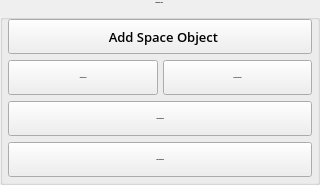
         <widget class="QGroupBox" name="operatingMode_groupBox_9">
          <property name="enabled">
           <bool>true</bool>
          </property>
          <property name="sizePolicy">
           <sizepolicy hsizetype="Fixed" vsizetype="Fixed">
            <horstretch>0</horstretch>
            <verstretch>0</verstretch>
           </sizepolicy>
          </property>
          <property name="minimumSize">
           <size>
            <width>320</width>
            <height>0</height>
           </size>
          </property>
          <property name="maximumSize">
           <size>
            <width>320</width>
            <height>16777215</height>
           </size>
          </property>
          <property name="font">
           <font>
            <family>Open Sans Extrabold</family>
            <pointsize>-1</pointsize>
            <weight>50</weight>
            <italic>false</italic>
            <bold>false</bold>
           </font>
          </property>
          <property name="cursor">
           <cursorShape>ArrowCursor</cursorShape>
          </property>
          <property name="autoFillBackground">
           <bool>false</bool>
          </property>
          <property name="styleSheet">
           <string notr="true"/>
          </property>
          <property name="inputMethodHints">
           <set>Qt::ImhNone</set>
          </property>
          <property name="title">
           <string> Database Tools  </string>
          </property>
          <property name="alignment">
           <set>Qt::AlignHCenter|Qt::AlignTop</set>
          </property>
          <property name="flat">
           <bool>false</bool>
          </property>
          <layout class="QVBoxLayout" name="verticalLayout_7">
           <property name="spacing">
            <number>6</number>
           </property>
           <property name="sizeConstraint">
            <enum>QLayout::SetDefaultConstraint</enum>
           </property>
           <property name="leftMargin">
            <number>5</number>
           </property>
           <property name="topMargin">
            <number>10</number>
           </property>
           <property name="rightMargin">
            <number>5</number>
           </property>
           <property name="bottomMargin">
            <number>5</number>
           </property>
           <item>
            <widget class="QPushButton" name="pb_addspaceobject">
             <property name="enabled">
              <bool>true</bool>
             </property>
             <property name="sizePolicy">
              <sizepolicy hsizetype="Expanding" vsizetype="Fixed">
               <horstretch>1</horstretch>
               <verstretch>0</verstretch>
              </sizepolicy>
             </property>
             <property name="minimumSize">
              <size>
               <width>8</width>
               <height>35</height>
              </size>
             </property>
             <property name="font">
              <font>
               <family>Open Sans Semibold</family>
               <pointsize>10</pointsize>
               <weight>50</weight>
               <italic>false</italic>
               <bold>false</bold>
              </font>
             </property>
             <property name="cursor">
              <cursorShape>PointingHandCursor</cursorShape>
             </property>
             <property name="accessibleName">
              <string>ButtonLilac</string>
             </property>
             <property name="text">
              <string>  Add Space Object</string>
             </property>
             <property name="icon">
              <iconset resource="../SP_Core/resources/common_resources.qrc">
               <normaloff>:/icons/round_plus_icon&amp;48.png</normaloff>:/icons/round_plus_icon&amp;48.png</iconset>
             </property>
            </widget>
           </item>
           <item>
            <layout class="QHBoxLayout" name="horizontalLayout_17">
             <property name="spacing">
              <number>5</number>
             </property>
             <property name="topMargin">
              <number>0</number>
             </property>
             <property name="rightMargin">
              <number>0</number>
             </property>
             <item>
              <widget class="QPushButton" name="pb_editspaceobject">
               <property name="sizePolicy">
                <sizepolicy hsizetype="Expanding" vsizetype="Fixed">
                 <horstretch>1</horstretch>
                 <verstretch>0</verstretch>
                </sizepolicy>
               </property>
               <property name="minimumSize">
                <size>
                 <width>0</width>
                 <height>35</height>
                </size>
               </property>
               <property name="cursor">
                <cursorShape>PointingHandCursor</cursorShape>
               </property>
               <property name="accessibleName">
                <string>ButtonLilac</string>
               </property>
               <property name="text">
                <string> Edit Selected</string>
               </property>
               <property name="icon">
                <iconset resource="../SP_Core/resources/common_resources.qrc">
                 <normaloff>:/icons/doc_edit_icon&amp;48.png</normaloff>:/icons/doc_edit_icon&amp;48.png</iconset>
               </property>
              </widget>
             </item>
             <item>
              <widget class="QPushButton" name="pb_removespaceobject">
               <property name="sizePolicy">
                <sizepolicy hsizetype="Expanding" vsizetype="Fixed">
                 <horstretch>1</horstretch>
                 <verstretch>0</verstretch>
                </sizepolicy>
               </property>
               <property name="minimumSize">
                <size>
                 <width>0</width>
                 <height>35</height>
                </size>
               </property>
               <property name="cursor">
                <cursorShape>PointingHandCursor</cursorShape>
               </property>
               <property name="accessibleName">
                <string>ButtonRed</string>
               </property>
               <property name="text">
                <string> Delete Selected</string>
               </property>
               <property name="icon">
                <iconset resource="../SP_Core/resources/common_resources.qrc">
                 <normaloff>:/icons/round_delete_icon&amp;48.png</normaloff>:/icons/round_delete_icon&amp;48.png</iconset>
               </property>
              </widget>
             </item>
            </layout>
           </item>
           <item>
            <widget class="QPushButton" name="pb_loadobjectmaster">
             <property name="sizePolicy">
              <sizepolicy hsizetype="Expanding" vsizetype="Fixed">
               <horstretch>1</horstretch>
               <verstretch>0</verstretch>
              </sizepolicy>
             </property>
             <property name="minimumSize">
              <size>
               <width>0</width>
               <height>35</height>
              </size>
             </property>
             <property name="cursor">
              <cursorShape>PointingHandCursor</cursorShape>
             </property>
             <property name="accessibleName">
              <string>ButtonLilac</string>
             </property>
             <property name="text">
              <string>  Load Database</string>
             </property>
             <property name="icon">
              <iconset resource="../SP_Core/resources/common_resources.qrc">
               <normaloff>:/icons/import_icon&amp;48.png</normaloff>:/icons/import_icon&amp;48.png</iconset>
             </property>
            </widget>
           </item>
           <item>
            <widget class="QPushButton" name="pb_save">
             <property name="sizePolicy">
              <sizepolicy hsizetype="Expanding" vsizetype="Fixed">
               <horstretch>1</horstretch>
               <verstretch>0</verstretch>
              </sizepolicy>
             </property>
             <property name="minimumSize">
              <size>
               <width>0</width>
               <height>35</height>
              </size>
             </property>
             <property name="cursor">
              <cursorShape>PointingHandCursor</cursorShape>
             </property>
             <property name="accessibleName">
              <string>ButtonGreen</string>
             </property>
             <property name="text">
              <string>  Save Database</string>
             </property>
             <property name="icon">
              <iconset resource="../SP_Core/resources/common_resources.qrc">
               <normaloff>:/icons/save_icon&amp;48.png</normaloff>:/icons/save_icon&amp;48.png</iconset>
             </property>
             <property name="default">
              <bool>false</bool>
             </property>
             <property name="flat">
              <bool>false</bool>
             </property>
            </widget>
           </item>
          </layout>
         </widget>
